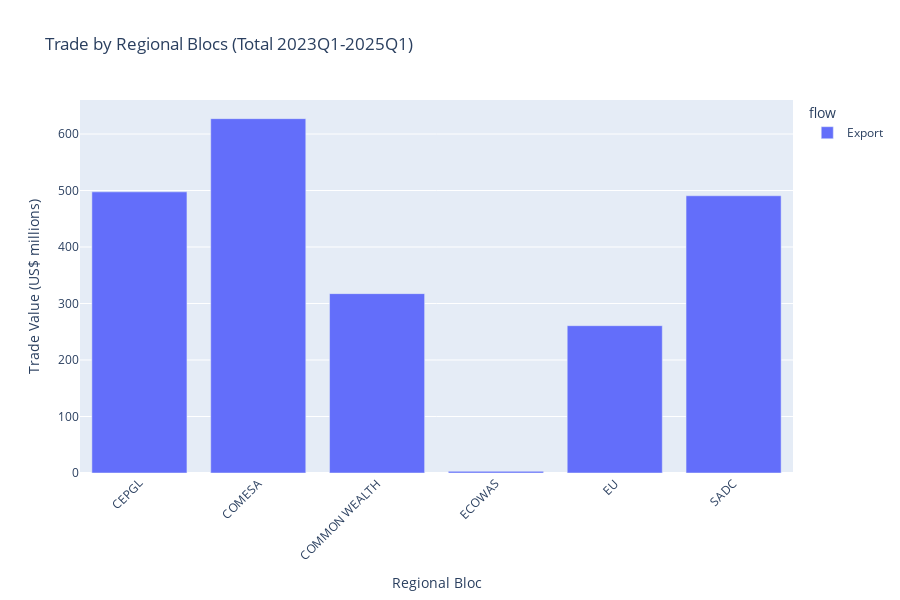

The code cell stored with this chart in its notebook:
### Code cell
# Regional trade analysis
if not regional_trade_df.empty:
    # Group by regional bloc and flow
    regional_summary = regional_trade_df.groupby(['regional_bloc', 'flow'])['value'].sum().reset_index()
    
    # Create grouped bar chart
    fig = px.bar(
        regional_summary,
        x='regional_bloc',
        y='value',
        color='flow',
        barmode='group',
        title='Trade by Regional Blocs (Total 2023Q1-2025Q1)',
        labels={'value': 'Trade Value (US$ millions)', 'regional_bloc': 'Regional Bloc'}
    )
    
    fig.update_layout(
        height=600,
        xaxis_tickangle=-45
    )
    
    fig.show()
    
    print("🌍 Regional Trade Summary:")
    for _, row in regional_summary.iterrows():
        print(f"   {row['regional_bloc']} - {row['flow']}: ${row['value']:,.2f} million")

### Figure 1 — Plotly figure (JSON) as saved in the notebook; plotly's stock layout.template omitted (floating-point values rounded to 4 significant figures)
{"data": [{"alignmentgroup": "True", "hovertemplate": "flow=Export<br>Regional Bloc=%{x}<br>Trade Value (US$ millions)=%{y}<extra></extra>", "legendgroup": "Export", "marker": {"color": "#636efa", "pattern": {"shape": ""}}, "name": "Export", "offsetgroup": "Export", "orientation": "v", "showlegend": true, "textposition": "auto", "type": "bar", "x": ["CEPGL", "COMESA", "COMMON WEALTH", "ECOWAS", "EU", "SADC"], "xaxis": "x", "y": [497.6, 627.2, 317.5, 2.913, 260.8, 490.7], "yaxis": "y"}], "layout": {"barmode": "group", "height": 600, "legend": {"title": {"text": "flow"}, "tracegroupgap": 0}, "title": {"text": "Trade by Regional Blocs (Total 2023Q1-2025Q1)"}, "xaxis": {"anchor": "y", "domain": [0, 1], "tickangle": -45, "title": {"text": "Regional Bloc"}}, "yaxis": {"anchor": "x", "domain": [0, 1], "title": {"text": "Trade Value (US$ millions)"}}}}
